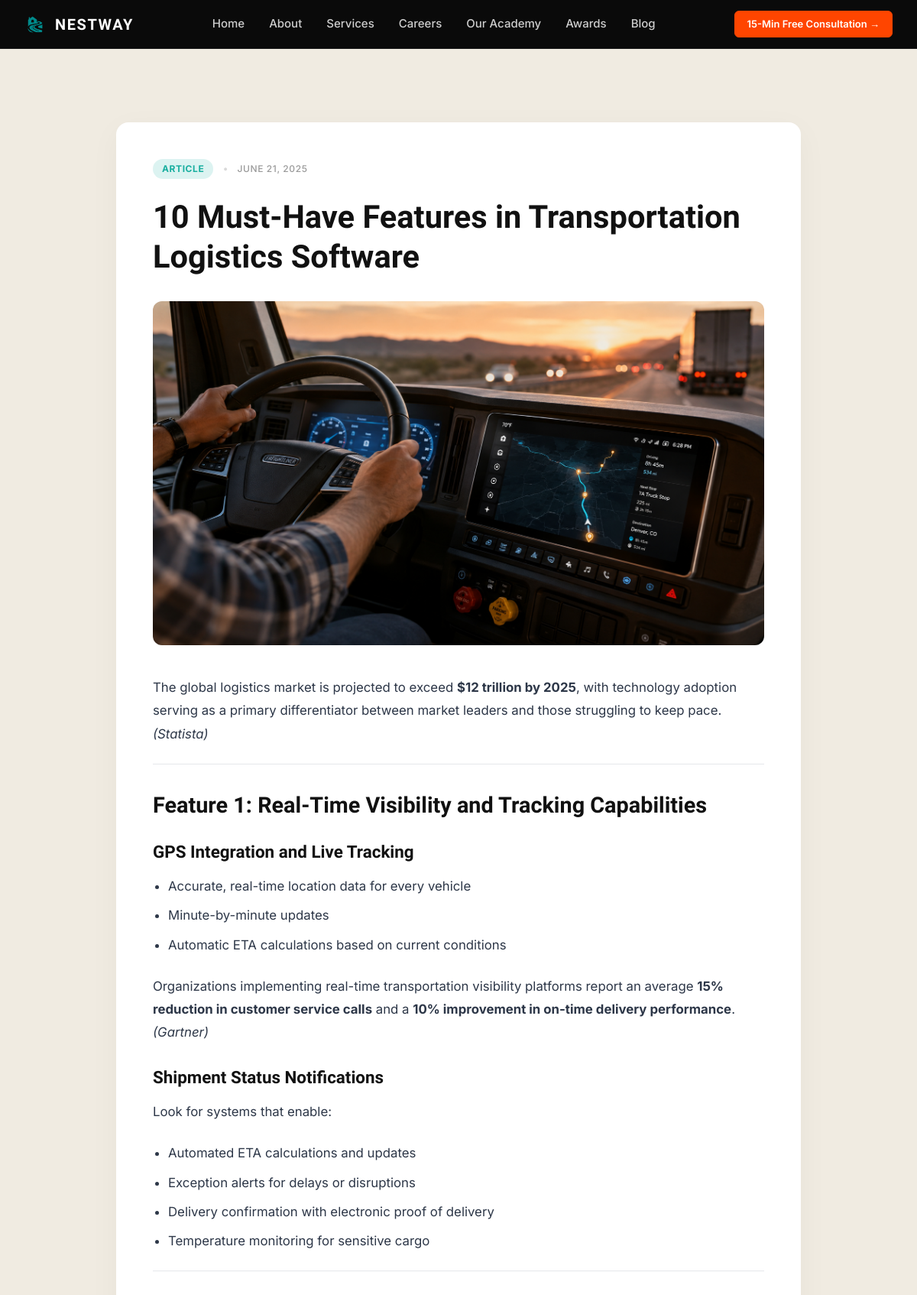
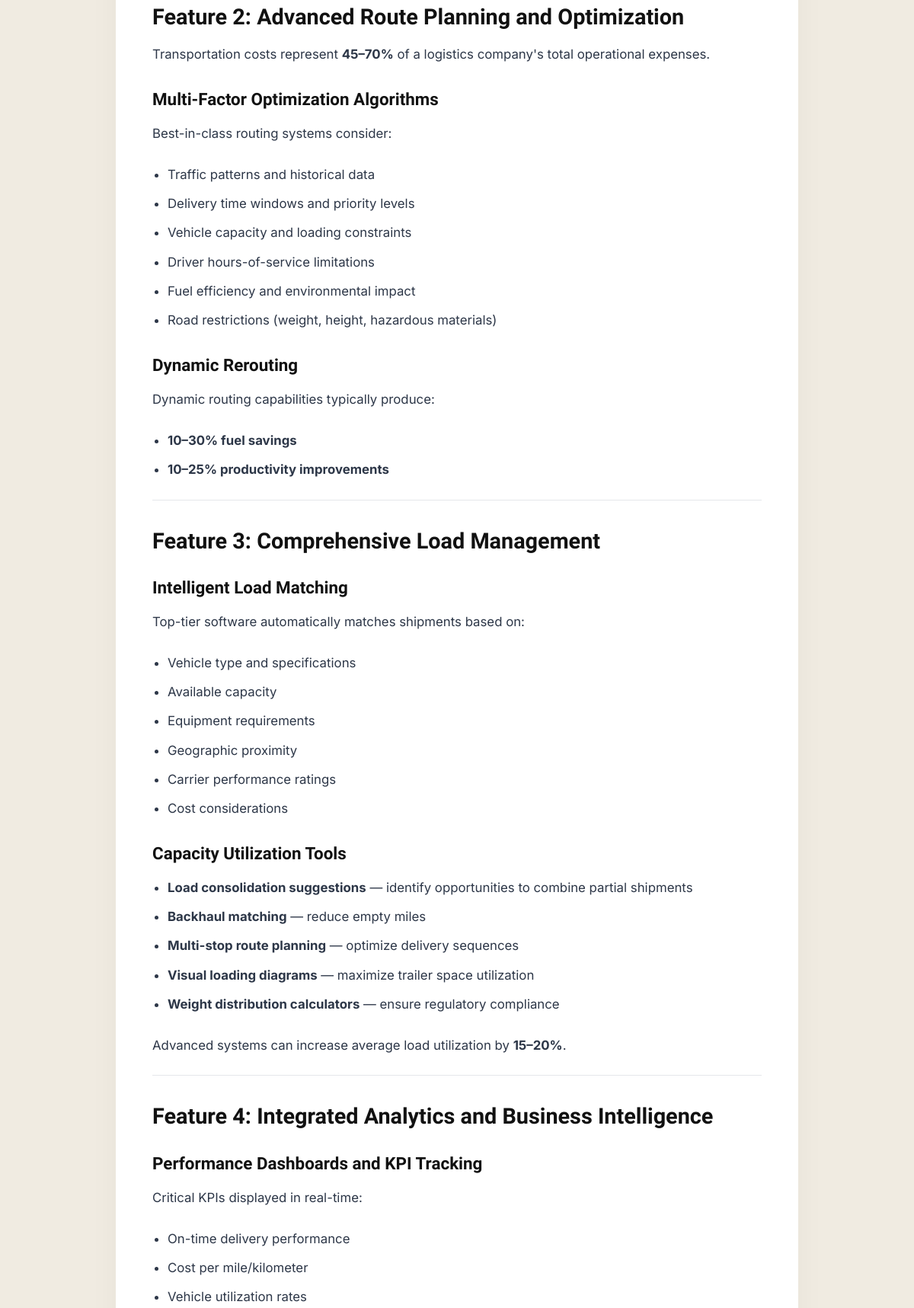
The app's page /blog/10-must-have-features-in-transportation-logistics-software/ (upper part) with its own data (2 pictures, top to bottom).
### core/models.py (models this page shows, shortened)
class BlogPost(models.Model):
    CATEGORY_CHOICES = [
        ('article', 'Article'),
        ('success_story', 'Success Story'),
    ]
    title = models.CharField(max_length=255)
    slug = models.SlugField(unique=True, max_length=255)
    body = models.TextField()
    category = models.CharField(max_length=50, choices=CATEGORY_CHOICES, default='article')
    cover_image = models.ImageField(upload_to='blog/', blank=True)
    published_at = models.DateTimeField(default=timezone.now)
    is_published = models.BooleanField(default=False)
    class Meta:
        ordering = ['-published_at']

### core/views.py (the view)
# urls.py: path('blog/<slug:slug>/', views.blog_detail, name='blog_detail'),
def blog_detail(request, slug):
    cache_key = f'blog_detail_{slug}'
    post = cache.get(cache_key)
    if post is None:
        post = get_object_or_404(BlogPost, slug=slug, is_published=True)
        cache.set(cache_key, post, 300)  # 5 min
    return render(request, 'blog_detail.html', {'post': post})

### core/models.py (called while the page is built)
    @classmethod
    def load(cls):
        obj, created = cls.objects.get_or_create(pk=1)
        return obj

### core/views.py (called while the page is built)
def site_settings_processor(request):
    site_settings = cache.get('site_settings')
    if site_settings is None:
        site_settings = SiteSettings.load()
        cache.set('site_settings', site_settings, 86400)
    return {
        'site_settings': site_settings
    }

### core/templates/blog_detail.html (shortened to what this page needs)
{% extends 'base.html' %}
{% load static %}
{% block content %}
<div class="blog-detail-page" style="min-height: 100vh; padding-top: 120px;">
    <section class="blog-detail-content-section">
        <div class="max-w-4xl mx-auto blog-readability-card">
            <div class="flex items-center gap-3 mb-6" style="font-family: 'Inter', sans-serif;">
                {% if post.category == 'success_story' %}
                <span style="font-weight: 700; font-size: 0.75rem; background: rgba(232, 68, 10, 0.15); color: #E8440A; padding: 4px 12px; border-radius: 9999px; letter-spacing: 0.05em; text-transform: uppercase;">Success Story</span>
                {% else %}
                <span style="font-weight: 700; font-size: 0.75rem; background: rgba(26, 175, 160, 0.15); color: #1AAFA0; padding: 4px 12px; border-radius: 9999px; letter-spacing: 0.05em; text-transform: uppercase;">Article</span>
                {% endif %}
                <span style="color: rgba(0,0,0,0.15); font-size: 0.8rem;">&bull;</span>
                <span style="font-weight: 500; font-size: 0.75rem; letter-spacing: 0.05em; text-transform: uppercase; color: rgba(0,0,0,0.4);">
                    {{ post.published_at|date:"F d, Y" }}
                </span>
            </div>
            <h1 style="font-family: 'Unbounded', sans-serif; font-weight: 700; font-size: clamp(1.8rem, 4vw, 2.6rem); color: #111111; line-height: 1.25; margin-top: 0; margin-bottom: 32px;">
                {{ post.title }}
            </h1>
            <div class="mb-10 overflow-hidden rounded-xl">
                {% if post.cover_image %}
                <img src="{{ post.cover_image.url }}" alt="{{ post.title }}" class="w-full h-auto max-h-[500px] object-cover">
                {% endif %}
            </div>
            <div class="post-content">
                {{ post.body|safe }}
            </div>
        </div>
    </section>
</div>
{% endblock %}

### static/css/custom.css (style rules this page uses)
body { font-family: 'Inter', sans-serif; font-weight: 400; }
h1, h2, h3, .hero__display, .section-title { font-family: 'Unbounded', sans-serif; }
h2, .section-title { font-weight: 700; font-size: clamp(28px, 4vw, 48px); line-height: 1.2; }
p, .body-copy { font-family: 'Inter', sans-serif; font-weight: 400; font-size: 15px; line-height: 1.6; }
@media (min-width: 768px) { p, .body-copy { font-size: 16px; } }
html, body { scrollbar-width: none; -ms-overflow-style: none; }

### core/templates/blog_detail.html (style rules this page uses)
.blog-detail-page { background: #F0EBE1; }
.blog-detail-content-section { background: #F0EBE1; padding: 40px 24px 120px; }
.blog-readability-card { background: #ffffff; border-radius: 16px; box-shadow: 0 10px 40px rgba(0, 0, 0, 0.04); padding: 48px; }
.post-content h2 { font-family: 'Unbounded', sans-serif; font-weight: 700; font-size: clamp(1.4rem, 3vw, 1.8rem); color: #111111; margin-top: 36px; margin-bottom: 16px; }
.post-content h3 { font-family: 'Unbounded', sans-serif; font-weight: 700; font-size: clamp(1.2rem, 2.5vw, 1.4rem); color: #111111; margin-top: 28px; margin-bottom: 12px; }
.post-content p { font-family: 'Inter', sans-serif; font-size: 1.05rem; line-height: 1.8; color: #2d3748; margin-bottom: 24px; }
.post-content ul, .post-content ol { margin-bottom: 24px; padding-left: 20px; }
.post-content li { font-family: 'Inter', sans-serif; font-size: 1.05rem; line-height: 1.8; color: #2d3748; margin-bottom: 8px; list-style-type: disc; }

### records on screen
BlogPost: published_at "JUNE 21, 2025", title "10 Must-Have Features in Transportation Logistics Software", cover_image (picture), body "The global logistics market is projected to exceed $12 trillion by 2025 , with technology adoption serving as a primary differentiator between market leaders and those struggling to keep pace. (Statista) Feature 1: Real-Time Visibility and Tracking Capabilities GPS Integration and Live Tracking Accurate, real-time location data for every vehicle Minute-by-minute updates Automatic ETA calculations based on current conditions Organizations implementing real-time transportation visibility platforms report an average 15% reduction in customer service calls and a 10% improvement in on-time delivery performance . (Gartner) Shipment Status Notifications Look for systems that enable: Automated ETA…"
